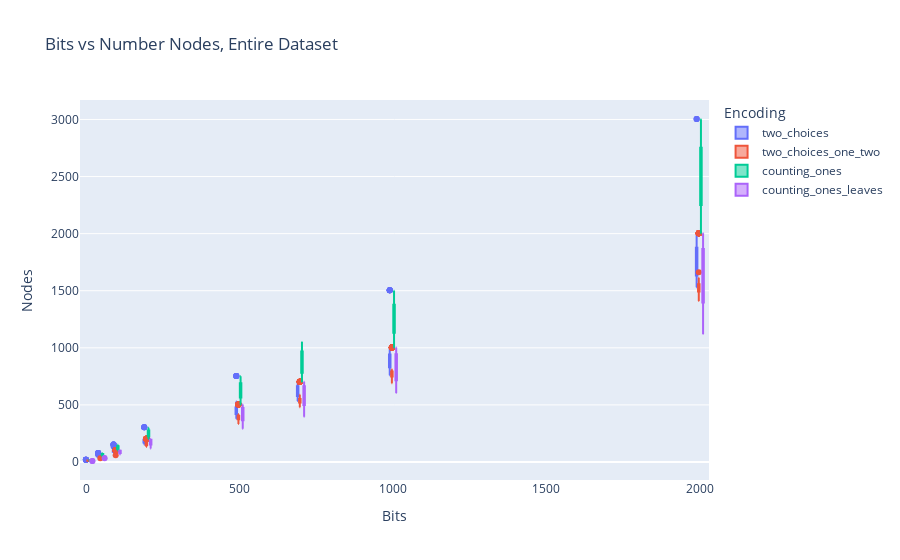
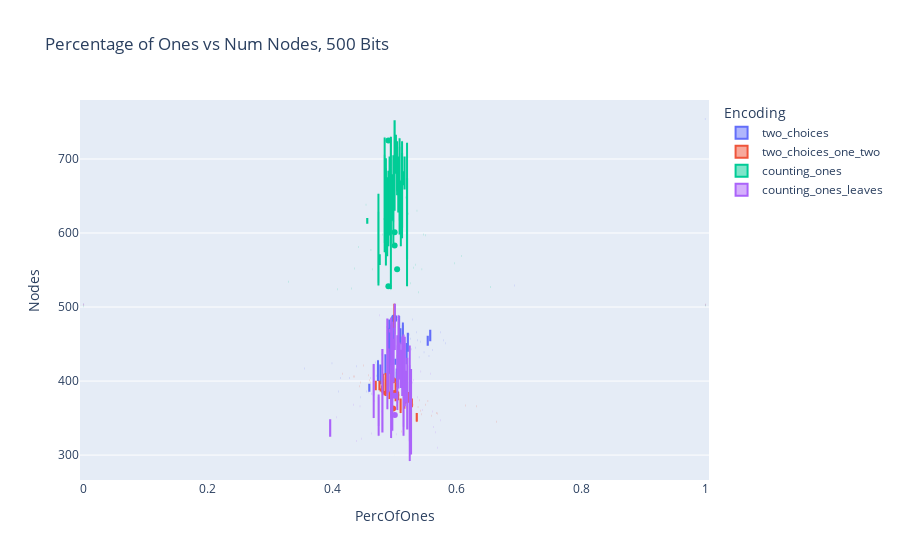

Notebook code for these charts, in order:
### Markdown cell above
#### 4. Reports

### Code cell
fig = px.box(df, x="Bits", y="Nodes", color="Encoding", 
             title="Bits vs Number Nodes, Entire Dataset")
fig.show()

df_500 = df[df['Bits'] == 500] # TODO probably need to work more on DB, there is too much data for 0.5 per of ones 
fig = px.box(df_500, x="PercOfOnes", y="Nodes", color="Encoding", 
             title="Percentage of Ones vs Num Nodes, 500 Bits")
fig.show()

### Figure 1 — Plotly figure (JSON) as saved in the notebook; plotly's stock layout.template omitted (floating-point values rounded to 4 significant figures; data arrays with more than 128 entries replaced by an {"elided": "..."} marker saying what was removed)
{"data": [{"alignmentgroup": "True", "hovertemplate": "Encoding=two_choices<br>Bits=%{x}<br>Nodes=%{y}<extra></extra>", "legendgroup": "two_choices", "marker": {"color": "#636efa"}, "name": "two_choices", "notched": false, "offsetgroup": "two_choices", "orientation": "v", "showlegend": true, "type": "box", "x": {"elided": "960 int values"}, "x0": " ", "xaxis": "x", "y": {"elided": "960 int values"}, "y0": " ", "yaxis": "y"}, {"alignmentgroup": "True", "hovertemplate": "Encoding=two_choices_one_two<br>Bits=%{x}<br>Nodes=%{y}<extra></extra>", "legendgroup": "two_choices_one_two", "marker": {"color": "#EF553B"}, "name": "two_choices_one_two", "notched": false, "offsetgroup": "two_choices_one_two", "orientation": "v", "showlegend": true, "type": "box", "x": {"elided": "960 int values"}, "x0": " ", "xaxis": "x", "y": {"elided": "960 int values"}, "y0": " ", "yaxis": "y"}, {"alignmentgroup": "True", "hovertemplate": "Encoding=counting_ones<br>Bits=%{x}<br>Nodes=%{y}<extra></extra>", "legendgroup": "counting_ones", "marker": {"color": "#00cc96"}, "name": "counting_ones", "notched": false, "offsetgroup": "counting_ones", "orientation": "v", "showlegend": true, "type": "box", "x": {"elided": "960 int values"}, "x0": " ", "xaxis": "x", "y": {"elided": "960 int values"}, "y0": " ", "yaxis": "y"}, {"alignmentgroup": "True", "hovertemplate": "Encoding=counting_ones_leaves<br>Bits=%{x}<br>Nodes=%{y}<extra></extra>", "legendgroup": "counting_ones_leaves", "marker": {"color": "#ab63fa"}, "name": "counting_ones_leaves", "notched": false, "offsetgroup": "counting_ones_leaves", "orientation": "v", "showlegend": true, "type": "box", "x": {"elided": "960 int values"}, "x0": " ", "xaxis": "x", "y": {"elided": "960 int values"}, "y0": " ", "yaxis": "y"}], "layout": {"boxmode": "group", "legend": {"title": {"text": "Encoding"}, "tracegroupgap": 0}, "title": {"text": "Bits vs Number Nodes, Entire Dataset"}, "xaxis": {"anchor": "y", "domain": [0, 1], "title": {"text": "Bits"}}, "yaxis": {"anchor": "x", "domain": [0, 1], "title": {"text": "Nodes"}}}}

### Figure 2 — Plotly figure (JSON) as saved in the notebook; plotly's stock layout.template omitted (floating-point values rounded to 4 significant figures)
{"data": [{"alignmentgroup": "True", "hovertemplate": "Encoding=two_choices<br>PercOfOnes=%{x}<br>Nodes=%{y}<extra></extra>", "legendgroup": "two_choices", "marker": {"color": "#636efa"}, "name": "two_choices", "notched": false, "offsetgroup": "two_choices", "orientation": "v", "showlegend": true, "type": "box", "x": [0.502, 0.492, 0.522, 0.46, 0.494, 0.472, 0.492, 0.514, 0.516, 0.516, 0.5, 0.5, 0.5, 0.5, 0.5, 0.5, 0.5, 0.5, 0.5, 0.5, 0.5, 0.492, 0.508, 0.49, 0.498, 0.5, 0.494, 0.508, 0.496, 0.488, 0.514, 0.51, 0.498, 0.494, 0.498, 0.514, 0.492, 0.49, 0.508, 0.53, 0.486, 0.524, 0.492, 0.474, 0.474, 0.494, 0.48, 0.498, 0.522, 0.51, 0.508, 0.508, 0.52, 0.478, 0.502, 0.526, 0.49, 0.498, 0.506, 0.508, 0.514, 0.542, 0.474, 0.528, 0.482, 0.558, 0.534, 0.502, 0.538, 0.486, 0.446, 0.508, 0.574, 0.52, 0.508, 0.506, 0.504, 0.478, 0.554, 0.514, 0.548, 0.41, 0.456, 0.558, 0.47, 0.496, 0.462, 0.474, 0.554, 0.474, 0.46, 0.492, 0.556, 0.44, 0.54, 0.504, 0.562, 0.414, 0.464, 0.508, 0.514, 0.504, 0.4, 0.58, 0.428, 0.536, 0.356, 0.582, 0.518, 0.694, 1, 0, 0, 0, 0, 1, 1, 1, 1, 0], "x0": " ", "xaxis": "x", "y": [423, 410, 441, 395, 421, 407, 424, 430, 439, 432, 504, 504, 504, 504, 504, 504, 504, 504, 504, 504, 486, 483, 488, 472, 480, 483, 476, 483, 477, 473, 474, 470, 458, 467, 462, 463, 454, 456, 465, 483, 435, 463, 434, 420, 428, 443, 436, 444, 464, 451, 443, 439, 450, 421, 430, 457, 433, 434, 434, 443, 426, 453, 402, 443, 409, 468, 445, 425, 455, 410, 378, 421, 466, 424, 411, 417, 417, 397, 460, 421, 439, 386, 386, 455, 425, 414, 404, 400, 449, 406, 387, 426, 434, 420, 432, 394, 442, 404, 383, 409, 479, 393, 424, 455, 404, 466, 417, 451, 404, 529, 754, 504, 504, 504, 504, 754, 754, 754, 754, 504], "y0": " ", "yaxis": "y"}, {"alignmentgroup": "True", "hovertemplate": "Encoding=two_choices_one_two<br>PercOfOnes=%{x}<br>Nodes=%{y}<extra></extra>", "legendgroup": "two_choices_one_two", "marker": {"color": "#EF553B"}, "name": "two_choices_one_two", "notched": false, "offsetgroup": "two_choices_one_two", "orientation": "v", "showlegend": true, "type": "box", "x": [0.51, 0.57, 0.476, 0.498, 0.492, 0.536, 0.498, 0.492, 0.506, 0.48, 0.5, 0.5, 0.5, 0.5, 0.5, 0.5, 0.5, 0.5, 0.5, 0.5, 0.502, 0.506, 0.494, 0.494, 0.498, 0.496, 0.498, 0.51, 0.512, 0.486, 0.484, 0.486, 0.536, 0.496, 0.494, 0.482, 0.506, 0.5, 0.496, 0.488, 0.51, 0.496, 0.518, 0.504, 0.506, 0.478, 0.516, 0.45, 0.482, 0.498, 0.5, 0.476, 0.516, 0.488, 0.538, 0.496, 0.492, 0.484, 0.494, 0.488, 0.458, 0.52, 0.468, 0.544, 0.528, 0.56, 0.53, 0.536, 0.482, 0.506, 0.46, 0.5, 0.542, 0.48, 0.506, 0.518, 0.526, 0.498, 0.486, 0.48, 0.496, 0.54, 0.488, 0.462, 0.568, 0.482, 0.47, 0.47, 0.416, 0.492, 0.522, 0.478, 0.484, 0.49, 0.436, 0.614, 0.554, 0.502, 0.478, 0.48, 0.48, 0.55, 0.446, 0.434, 0.522, 0.664, 0.528, 0.508, 0.632, 0.444, 0, 1, 0, 0, 0, 1, 1, 0, 0, 1], "x0": " ", "xaxis": "x", "y": [375, 356, 389, 382, 385, 354, 380, 378, 384, 388, 503, 503, 503, 503, 503, 503, 503, 503, 503, 503, 397, 374, 380, 400, 401, 416, 363, 357, 332, 411, 386, 384, 345, 371, 411, 410, 382, 381, 396, 409, 375, 388, 371, 367, 376, 389, 380, 421, 383, 380, 382, 399, 364, 384, 365, 378, 376, 383, 389, 387, 408, 365, 402, 355, 366, 353, 368, 356, 389, 378, 401, 384, 360, 388, 386, 381, 369, 381, 380, 386, 377, 374, 385, 398, 357, 393, 399, 389, 410, 385, 384, 387, 382, 390, 406, 367, 373, 374, 388, 394, 385, 368, 398, 406, 372, 345, 375, 381, 366, 393, 503, 503, 503, 503, 503, 503, 503, 503, 503, 503], "y0": " ", "yaxis": "y"}, {"alignmentgroup": "True", "hovertemplate": "Encoding=counting_ones<br>PercOfOnes=%{x}<br>Nodes=%{y}<extra></extra>", "legendgroup": "counting_ones", "marker": {"color": "#00cc96"}, "name": "counting_ones", "notched": false, "offsetgroup": "counting_ones", "orientation": "v", "showlegend": true, "type": "box", "x": [0.506, 0.49, 0.49, 0.486, 0.536, 0.456, 0.482, 0.49, 0.484, 0.498, 0.5, 0.5, 0.5, 0.5, 0.5, 0.5, 0.5, 0.5, 0.5, 0.5, 0.502, 0.512, 0.504, 0.502, 0.494, 0.508, 0.494, 0.484, 0.49, 0.52, 0.5, 0.504, 0.492, 0.498, 0.506, 0.504, 0.516, 0.504, 0.498, 0.486, 0.496, 0.514, 0.49, 0.486, 0.504, 0.502, 0.514, 0.508, 0.51, 0.488, 0.498, 0.498, 0.516, 0.494, 0.504, 0.518, 0.474, 0.49, 0.51, 0.512, 0.5, 0.52, 0.496, 0.522, 0.454, 0.498, 0.49, 0.49, 0.498, 0.456, 0.512, 0.5, 0.546, 0.498, 0.492, 0.48, 0.52, 0.486, 0.55, 0.508, 0.488, 0.5, 0.484, 0.498, 0.51, 0.608, 0.49, 0.442, 0.462, 0.476, 0.474, 0.486, 0.464, 0.504, 0.53, 0.436, 0.596, 0.534, 0.544, 0.476, 0.538, 0.654, 0.408, 0.52, 0.474, 0.33, 0.49, 0.494, 0.43, 0.526, 1, 0, 0, 0, 1, 1, 0, 0, 0, 0], "x0": " ", "xaxis": "x", "y": [629, 628, 629, 628, 630, 614, 619, 628, 630, 624, 751, 751, 751, 751, 751, 751, 751, 751, 751, 751, 732, 724, 724, 730, 726, 728, 730, 729, 725, 722, 694, 697, 702, 705, 702, 709, 702, 697, 698, 701, 678, 682, 684, 681, 677, 680, 666, 677, 671, 674, 657, 655, 660, 650, 651, 648, 653, 653, 651, 655, 630, 623, 618, 626, 638, 629, 631, 618, 631, 619, 593, 601, 598, 591, 598, 598, 603, 592, 597, 598, 570, 583, 574, 586, 582, 569, 582, 581, 577, 570, 550, 556, 551, 551, 553, 552, 559, 557, 551, 558, 520, 527, 524, 528, 529, 534, 528, 524, 525, 532, 502, 501, 501, 501, 502, 502, 501, 501, 501, 501], "y0": " ", "yaxis": "y"}, {"alignmentgroup": "True", "hovertemplate": "Encoding=counting_ones_leaves<br>PercOfOnes=%{x}<br>Nodes=%{y}<extra></extra>", "legendgroup": "counting_ones_leaves", "marker": {"color": "#ab63fa"}, "name": "counting_ones_leaves", "notched": false, "offsetgroup": "counting_ones_leaves", "orientation": "v", "showlegend": true, "type": "box", "x": [0.494, 0.506, 0.51, 0.508, 0.504, 0.49, 0.466, 0.528, 0.496, 0.506, 0.5, 0.5, 0.5, 0.5, 0.5, 0.5, 0.5, 0.5, 0.5, 0.5, 0.488, 0.476, 0.506, 0.494, 0.488, 0.506, 0.496, 0.488, 0.5, 0.506, 0.514, 0.496, 0.492, 0.516, 0.512, 0.5, 0.508, 0.504, 0.498, 0.492, 0.48, 0.484, 0.5, 0.51, 0.49, 0.496, 0.498, 0.508, 0.524, 0.508, 0.52, 0.498, 0.49, 0.466, 0.466, 0.516, 0.494, 0.494, 0.526, 0.508, 0.5, 0.542, 0.53, 0.524, 0.494, 0.558, 0.518, 0.498, 0.512, 0.488, 0.536, 0.5, 0.468, 0.514, 0.518, 0.474, 0.516, 0.458, 0.474, 0.518, 0.494, 0.504, 0.444, 0.474, 0.544, 0.524, 0.488, 0.478, 0.434, 0.466, 0.496, 0.48, 0.406, 0.56, 0.574, 0.562, 0.566, 0.474, 0.494, 0.52, 0.524, 0.396, 0.502, 0.526, 0.446, 0.568, 0.514, 0.462, 0.396, 0.438, 0, 0, 1, 0, 1, 0, 1, 1, 1, 0], "x0": " ", "xaxis": "x", "y": [384, 416, 392, 402, 403, 385, 414, 398, 387, 390, 503, 503, 503, 503, 503, 503, 503, 503, 503, 503, 483, 489, 482, 486, 483, 489, 480, 483, 477, 486, 463, 461, 469, 460, 459, 461, 452, 462, 457, 467, 442, 435, 442, 441, 444, 439, 433, 427, 448, 435, 430, 408, 420, 423, 419, 412, 425, 419, 415, 413, 380, 413, 401, 392, 403, 410, 414, 398, 381, 393, 378, 354, 373, 380, 376, 382, 366, 385, 373, 371, 341, 361, 366, 355, 361, 348, 362, 359, 368, 350, 333, 332, 351, 359, 347, 338, 331, 326, 323, 336, 292, 326, 328, 302, 322, 310, 326, 329, 347, 319, 503, 503, 503, 503, 503, 503, 503, 503, 503, 503], "y0": " ", "yaxis": "y"}], "layout": {"boxmode": "group", "legend": {"title": {"text": "Encoding"}, "tracegroupgap": 0}, "title": {"text": "Percentage of Ones vs Num Nodes, 500 Bits"}, "xaxis": {"anchor": "y", "domain": [0, 1], "title": {"text": "PercOfOnes"}}, "yaxis": {"anchor": "x", "domain": [0, 1], "title": {"text": "Nodes"}}}}
